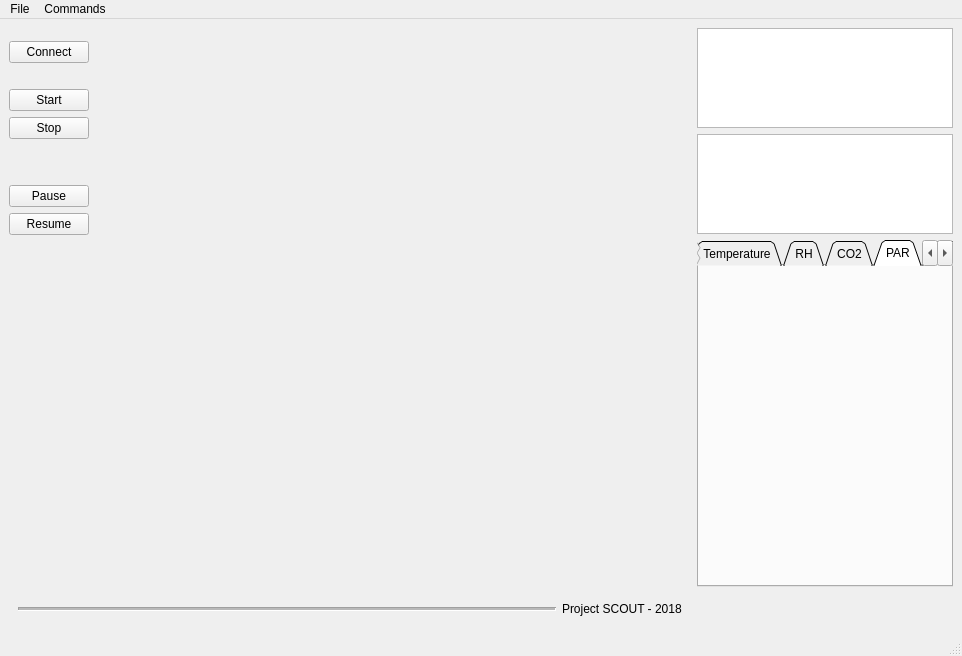
<?xml version="1.0" encoding="UTF-8"?>
<ui version="4.0">
 <class>MainWindow</class>
 <widget class="QMainWindow" name="MainWindow">
  <property name="geometry">
   <rect>
    <x>0</x>
    <y>0</y>
    <width>962</width>
    <height>656</height>
   </rect>
  </property>
  <property name="windowTitle">
   <string>MainWindow</string>
  </property>
  <widget class="QWidget" name="centralwidget">
   <layout class="QGridLayout" name="gridLayout_2">
    <item row="0" column="0">
     <layout class="QVBoxLayout" name="verticalLayout">
      <property name="sizeConstraint">
       <enum>QLayout::SetDefaultConstraint</enum>
      </property>
      <item>
       <spacer name="verticalSpacer_2">
        <property name="orientation">
         <enum>Qt::Vertical</enum>
        </property>
        <property name="sizeType">
         <enum>QSizePolicy::Fixed</enum>
        </property>
        <property name="sizeHint" stdset="0">
         <size>
          <width>20</width>
          <height>13</height>
         </size>
        </property>
       </spacer>
      </item>
      <item>
       <widget class="QPushButton" name="connectButton">
        <property name="sizePolicy">
         <sizepolicy hsizetype="Maximum" vsizetype="Fixed">
          <horstretch>0</horstretch>
          <verstretch>0</verstretch>
         </sizepolicy>
        </property>
        <property name="text">
         <string>Connect</string>
        </property>
       </widget>
      </item>
      <item>
       <spacer name="verticalSpacer_4">
        <property name="orientation">
         <enum>Qt::Vertical</enum>
        </property>
        <property name="sizeType">
         <enum>QSizePolicy::Fixed</enum>
        </property>
        <property name="sizeHint" stdset="0">
         <size>
          <width>20</width>
          <height>20</height>
         </size>
        </property>
       </spacer>
      </item>
      <item>
       <widget class="QPushButton" name="startButton">
        <property name="sizePolicy">
         <sizepolicy hsizetype="Maximum" vsizetype="Fixed">
          <horstretch>0</horstretch>
          <verstretch>0</verstretch>
         </sizepolicy>
        </property>
        <property name="text">
         <string>Start</string>
        </property>
       </widget>
      </item>
      <item>
       <widget class="QPushButton" name="stopButton">
        <property name="sizePolicy">
         <sizepolicy hsizetype="Maximum" vsizetype="Fixed">
          <horstretch>0</horstretch>
          <verstretch>0</verstretch>
         </sizepolicy>
        </property>
        <property name="text">
         <string>Stop</string>
        </property>
       </widget>
      </item>
      <item>
       <spacer name="verticalSpacer">
        <property name="orientation">
         <enum>Qt::Vertical</enum>
        </property>
        <property name="sizeType">
         <enum>QSizePolicy::Fixed</enum>
        </property>
        <property name="sizeHint" stdset="0">
         <size>
          <width>20</width>
          <height>40</height>
         </size>
        </property>
       </spacer>
      </item>
      <item>
       <widget class="QPushButton" name="pauseButton">
        <property name="sizePolicy">
         <sizepolicy hsizetype="Maximum" vsizetype="Fixed">
          <horstretch>0</horstretch>
          <verstretch>0</verstretch>
         </sizepolicy>
        </property>
        <property name="text">
         <string>Pause</string>
        </property>
       </widget>
      </item>
      <item>
       <widget class="QPushButton" name="resumeButton">
        <property name="sizePolicy">
         <sizepolicy hsizetype="Maximum" vsizetype="Fixed">
          <horstretch>0</horstretch>
          <verstretch>0</verstretch>
         </sizepolicy>
        </property>
        <property name="text">
         <string>Resume</string>
        </property>
        <property name="flat">
         <bool>false</bool>
        </property>
       </widget>
      </item>
      <item>
       <spacer name="verticalSpacer_3">
        <property name="orientation">
         <enum>Qt::Vertical</enum>
        </property>
        <property name="sizeType">
         <enum>QSizePolicy::Expanding</enum>
        </property>
        <property name="sizeHint" stdset="0">
         <size>
          <width>20</width>
          <height>40</height>
         </size>
        </property>
       </spacer>
      </item>
     </layout>
    </item>
    <item row="0" column="1">
     <layout class="QVBoxLayout" name="verticalLayout_2">
      <property name="sizeConstraint">
       <enum>QLayout::SetDefaultConstraint</enum>
      </property>
      <item>
       <widget class="QListWidget" name="lastCommandSendList">
        <property name="maximumSize">
         <size>
          <width>16777215</width>
          <height>100</height>
         </size>
        </property>
       </widget>
      </item>
      <item>
       <widget class="QListWidget" name="lastDataRecievedList">
        <property name="maximumSize">
         <size>
          <width>16777215</width>
          <height>100</height>
         </size>
        </property>
        <property name="editTriggers">
         <set>QAbstractItemView::NoEditTriggers</set>
        </property>
       </widget>
      </item>
      <item>
       <widget class="QTabWidget" name="chartTabs">
        <property name="tabShape">
         <enum>QTabWidget::Triangular</enum>
        </property>
        <property name="currentIndex">
         <number>3</number>
        </property>
        <widget class="QWidget" name="temperatureTab">
         <property name="autoFillBackground">
          <bool>false</bool>
         </property>
         <attribute name="title">
          <string>Temperature</string>
         </attribute>
         <attribute name="toolTip">
          <string>Temperature chart</string>
         </attribute>
         <layout class="QGridLayout" name="gridLayout">
          <item row="0" column="0">
           <layout class="QGridLayout" name="tempChartLayout">
            <property name="sizeConstraint">
             <enum>QLayout::SetDefaultConstraint</enum>
            </property>
           </layout>
          </item>
         </layout>
        </widget>
        <widget class="QWidget" name="rhTab">
         <attribute name="title">
          <string>RH</string>
         </attribute>
         <attribute name="toolTip">
          <string>Relative Humidity chart</string>
         </attribute>
         <layout class="QGridLayout" name="gridLayout_3">
          <item row="0" column="0">
           <layout class="QGridLayout" name="rhTabLayout"/>
          </item>
         </layout>
        </widget>
        <widget class="QWidget" name="co2Tab">
         <attribute name="title">
          <string>CO2</string>
         </attribute>
         <attribute name="toolTip">
          <string>Carbon dioxide chart</string>
         </attribute>
         <layout class="QGridLayout" name="gridLayout_4">
          <item row="0" column="0">
           <layout class="QGridLayout" name="co2TabLayout"/>
          </item>
         </layout>
        </widget>
        <widget class="QWidget" name="tab_2">
         <attribute name="title">
          <string>PAR</string>
         </attribute>
         <attribute name="toolTip">
          <string>Photosynthetically active radiation chart</string>
         </attribute>
         <layout class="QGridLayout" name="gridLayout_5">
          <item row="0" column="0">
           <layout class="QGridLayout" name="parTabLayout"/>
          </item>
         </layout>
        </widget>
        <widget class="QWidget" name="luxTab">
         <attribute name="title">
          <string>Lux</string>
         </attribute>
         <attribute name="toolTip">
          <string>Illuminance chart</string>
         </attribute>
         <layout class="QGridLayout" name="gridLayout_6">
          <item row="0" column="0">
           <layout class="QGridLayout" name="luxTabLayout"/>
          </item>
         </layout>
        </widget>
       </widget>
      </item>
     </layout>
    </item>
    <item row="1" column="0">
     <widget class="QWidget" name="projectScout_2" native="true">
      <property name="sizePolicy">
       <sizepolicy hsizetype="Expanding" vsizetype="Preferred">
        <horstretch>1</horstretch>
        <verstretch>0</verstretch>
       </sizepolicy>
      </property>
      <layout class="QHBoxLayout" name="projectScout">
       <item>
        <widget class="Line" name="line">
         <property name="sizePolicy">
          <sizepolicy hsizetype="Expanding" vsizetype="Minimum">
           <horstretch>0</horstretch>
           <verstretch>0</verstretch>
          </sizepolicy>
         </property>
         <property name="lineWidth">
          <number>1</number>
         </property>
         <property name="midLineWidth">
          <number>2</number>
         </property>
         <property name="orientation">
          <enum>Qt::Horizontal</enum>
         </property>
        </widget>
       </item>
       <item>
        <widget class="QLabel" name="label">
         <property name="text">
          <string>Project SCOUT - 2018</string>
         </property>
        </widget>
       </item>
      </layout>
     </widget>
    </item>
   </layout>
  </widget>
  <widget class="QMenuBar" name="menubar">
   <property name="geometry">
    <rect>
     <x>0</x>
     <y>0</y>
     <width>962</width>
     <height>22</height>
    </rect>
   </property>
   <property name="defaultUp">
    <bool>false</bool>
   </property>
   <property name="nativeMenuBar">
    <bool>false</bool>
   </property>
   <widget class="QMenu" name="menuFile">
    <property name="title">
     <string>File</string>
    </property>
    <addaction name="actionOpen_file"/>
    <addaction name="separator"/>
    <addaction name="actionPrint"/>
   </widget>
   <widget class="QMenu" name="menuCommands">
    <property name="title">
     <string>Commands</string>
    </property>
    <addaction name="actionShow_last_command_send"/>
    <addaction name="actionLast_data_recieved"/>
   </widget>
   <addaction name="menuFile"/>
   <addaction name="menuCommands"/>
  </widget>
  <widget class="QStatusBar" name="statusbar"/>
  <action name="actionOpen_file">
   <property name="text">
    <string>Open file</string>
   </property>
  </action>
  <action name="actionShow_last_command_send">
   <property name="checkable">
    <bool>true</bool>
   </property>
   <property name="text">
    <string>Last command send</string>
   </property>
  </action>
  <action name="actionLast_data_recieved">
   <property name="checkable">
    <bool>true</bool>
   </property>
   <property name="text">
    <string>Last data recieved</string>
   </property>
  </action>
  <action name="actionPrint">
   <property name="text">
    <string>Print</string>
   </property>
  </action>
 </widget>
 <resources/>
 <connections/>
</ui>
